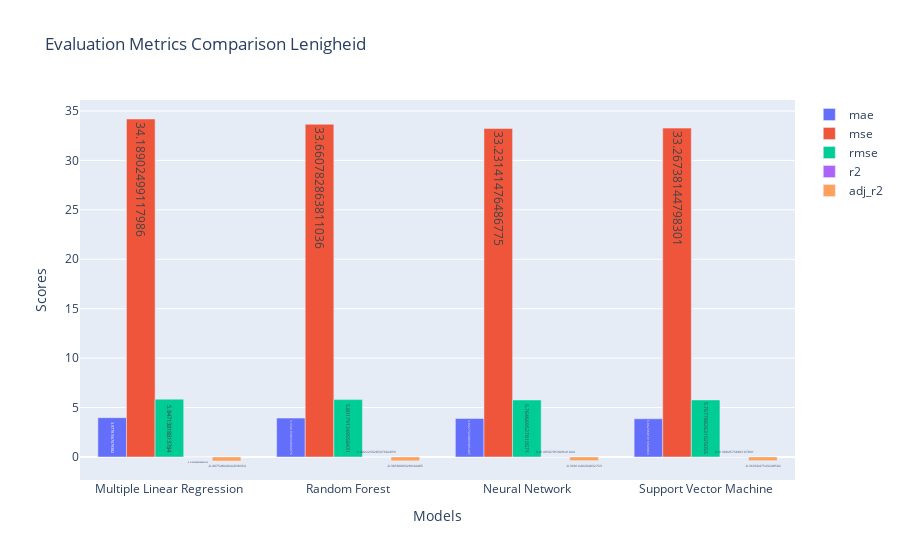

Notebook source saved alongside this figure:
### Code cell
# Extracting model names and metric scores
model_names = [d['model'] for d in regression_stats_test]
metric_labels = list(regression_stats_test[0].keys())[1:]
metric_scores = {metric: [d[metric] for d in regression_stats_test] for metric in metric_labels}

# Plotting the bar chart
fig = go.Figure()

for metric in metric_labels:
    fig.add_trace(go.Bar(
        x=model_names,
        y=metric_scores[metric],
        text=metric_scores[metric],  # Display the values on the bars
        textposition='auto',  # Position the text inside the bars
        name=metric
    ))

# Updating the layout
fig.update_layout(
    title='Evaluation Metrics Comparison Lenigheid',
    xaxis_title='Models',
    yaxis_title='Scores',
    barmode='group'
)

# Display the plot
fig.show()

### Figure 1 — Plotly figure (JSON) as saved in the notebook; plotly's stock layout.template omitted (floating-point values rounded to 4 significant figures)
{"data": [{"name": "mae", "text": ["3.97781567679382", "3.9341030694094976", "3.8927329889485485", "3.8623681616949863"], "textposition": "auto", "type": "bar", "x": ["Multiple Linear Regression", "Random Forest", "Neural Network", "Support Vector Machine"], "y": [3.978, 3.934, 3.893, 3.862]}, {"name": "mse", "text": ["34.18902499117986", "33.660782863811036", "33.23141476486775", "33.26738144798301"], "textposition": "auto", "type": "bar", "x": ["Multiple Linear Regression", "Random Forest", "Neural Network", "Support Vector Machine"], "y": [34.19, 33.66, 33.23, 33.27]}, {"name": "rmse", "text": ["5.84713818813784", "5.801791349558431", "5.764669527810571", "5.7677882631025055"], "textposition": "auto", "type": "bar", "x": ["Multiple Linear Regression", "Random Forest", "Neural Network", "Support Vector Machine"], "y": [5.847, 5.802, 5.765, 5.768]}, {"name": "r2", "text": ["-0.013434883588436142", "0.002223328337602859", "0.014950705309641044", "0.013884576886107891"], "textposition": "auto", "type": "bar", "x": ["Multiple Linear Regression", "Random Forest", "Neural Network", "Support Vector Machine"], "y": [-0.01343, 0.002223, 0.01495, 0.01388]}, {"name": "adj_r2", "text": ["-0.40754844942838364", "-0.3858009328644405", "-0.3681240204032763", "-0.3696047543248502"], "textposition": "auto", "type": "bar", "x": ["Multiple Linear Regression", "Random Forest", "Neural Network", "Support Vector Machine"], "y": [-0.4075, -0.3858, -0.3681, -0.3696]}], "layout": {"barmode": "group", "title": {"text": "Evaluation Metrics Comparison Lenigheid"}, "xaxis": {"title": {"text": "Models"}}, "yaxis": {"title": {"text": "Scores"}}}}
